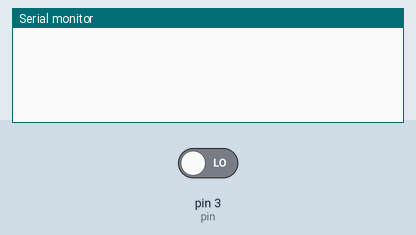
The sketch below on a simulated Arduino Uno, built with avr-gcc and run on an emulated ATmega328P. Parts: the last lines printed to the serial monitor. The test bench sets the inputs (shaded band); at power-on: pin 3 (pin) LOW.

Above: at 1.2 s.
1.3 s: pin 3 (pin) driven HIGH
At 2.5 s:
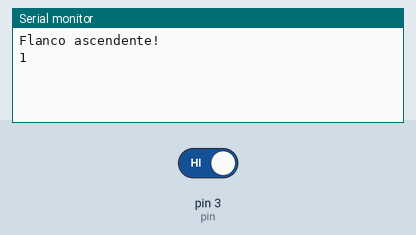
2.8 s: pin 3 (pin) driven LOW
At 4.3 s:
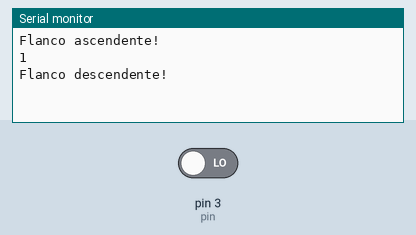

The sketch:

Ejercicio11-Ivan.ino
```cpp
#include "Contador.h"
#define pin 3
int flanco = 0; // variable para detectar cambios de estado


Contador Micontador;

void setup() {
  // put your setup code here, to run once:
  Micontador.SetContador(0);
  Serial.begin(9600);
  pinMode(pin, INPUT);
}

void loop() {
  // put your main code here, to run repeatedly:
  if (detectarFlanco(digitalRead(pin)) == 1) {
    Micontador.Incrementar();
    Serial.println(Micontador.GetCont());
  }
}

int detectarFlanco(boolean estado) { // funcion para detectar el cambio de estado del pin
  if (estado == true && flanco == 0) {
    flanco = 1;
    //pulsaciones += 10;
    Serial.println("Flanco ascendente!");
    return 1;
  }
  if (estado == false && flanco == 1) { // si pin deja de estar high ponemos el flanco a 0
    flanco = 0;
    Serial.println("Flanco descendente!");
    return -1;
  }
  if (estado == true && flanco == 1) {
    return 0;
  }
}
```

contador.h
```cpp
class Contador{
  private:
    int N;

  public:
    void SetContador( int n){
      N = n;
    }

    void Incrementar(){
      N++;
    }

    int GetCont(){
      return (N);
    }
};
```

Measured:
- after the input at 1.3 s, the serial monitor: prints a new line at once (image 1)
- after the input at 2.8 s, the serial monitor: prints a new line at once (image 2)
